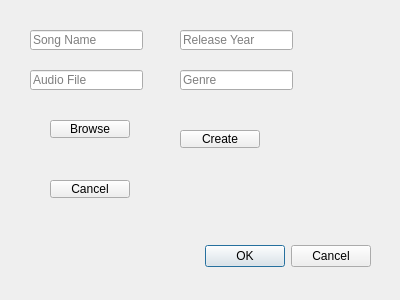
<?xml version="1.0" encoding="UTF-8"?>
<ui version="4.0">
 <class>CreateSongDialog</class>
 <widget class="QDialog" name="CreateSongDialog">
  <property name="geometry">
   <rect>
    <x>0</x>
    <y>0</y>
    <width>400</width>
    <height>300</height>
   </rect>
  </property>
  <property name="windowTitle">
   <string>Dialog</string>
  </property>
  <widget class="QDialogButtonBox" name="buttonBox">
   <property name="geometry">
    <rect>
     <x>30</x>
     <y>240</y>
     <width>341</width>
     <height>32</height>
    </rect>
   </property>
   <property name="orientation">
    <enum>Qt::Orientation::Horizontal</enum>
   </property>
   <property name="standardButtons">
    <set>QDialogButtonBox::StandardButton::Cancel|QDialogButtonBox::StandardButton::Ok</set>
   </property>
  </widget>
  <widget class="QLineEdit" name="songNameLineEdit">
   <property name="geometry">
    <rect>
     <x>30</x>
     <y>30</y>
     <width>113</width>
     <height>20</height>
    </rect>
   </property>
   <property name="placeholderText">
    <string>Song Name</string>
   </property>
  </widget>
  <widget class="QLineEdit" name="releaseYearLineEdit">
   <property name="geometry">
    <rect>
     <x>180</x>
     <y>30</y>
     <width>113</width>
     <height>20</height>
    </rect>
   </property>
   <property name="placeholderText">
    <string>Release Year</string>
   </property>
  </widget>
  <widget class="QLineEdit" name="audioFileLineEdit">
   <property name="geometry">
    <rect>
     <x>30</x>
     <y>70</y>
     <width>113</width>
     <height>20</height>
    </rect>
   </property>
   <property name="placeholderText">
    <string>Audio File</string>
   </property>
  </widget>
  <widget class="QPushButton" name="browseButton">
   <property name="geometry">
    <rect>
     <x>50</x>
     <y>120</y>
     <width>80</width>
     <height>18</height>
    </rect>
   </property>
   <property name="text">
    <string>Browse</string>
   </property>
  </widget>
  <widget class="QPushButton" name="createButton">
   <property name="geometry">
    <rect>
     <x>180</x>
     <y>130</y>
     <width>80</width>
     <height>18</height>
    </rect>
   </property>
   <property name="text">
    <string>Create</string>
   </property>
  </widget>
  <widget class="QPushButton" name="cancelButton">
   <property name="geometry">
    <rect>
     <x>50</x>
     <y>180</y>
     <width>80</width>
     <height>18</height>
    </rect>
   </property>
   <property name="text">
    <string>Cancel</string>
   </property>
  </widget>
  <widget class="QLineEdit" name="genreLineEdit">
   <property name="geometry">
    <rect>
     <x>180</x>
     <y>70</y>
     <width>113</width>
     <height>20</height>
    </rect>
   </property>
   <property name="placeholderText">
    <string>Genre</string>
   </property>
  </widget>
 </widget>
 <resources/>
 <connections>
  <connection>
   <sender>buttonBox</sender>
   <signal>accepted()</signal>
   <receiver>CreateSongDialog</receiver>
   <slot>accept()</slot>
   <hints>
    <hint type="sourcelabel">
     <x>248</x>
     <y>254</y>
    </hint>
    <hint type="destinationlabel">
     <x>157</x>
     <y>274</y>
    </hint>
   </hints>
  </connection>
  <connection>
   <sender>buttonBox</sender>
   <signal>rejected()</signal>
   <receiver>CreateSongDialog</receiver>
   <slot>reject()</slot>
   <hints>
    <hint type="sourcelabel">
     <x>316</x>
     <y>260</y>
    </hint>
    <hint type="destinationlabel">
     <x>286</x>
     <y>274</y>
    </hint>
   </hints>
  </connection>
 </connections>
</ui>
